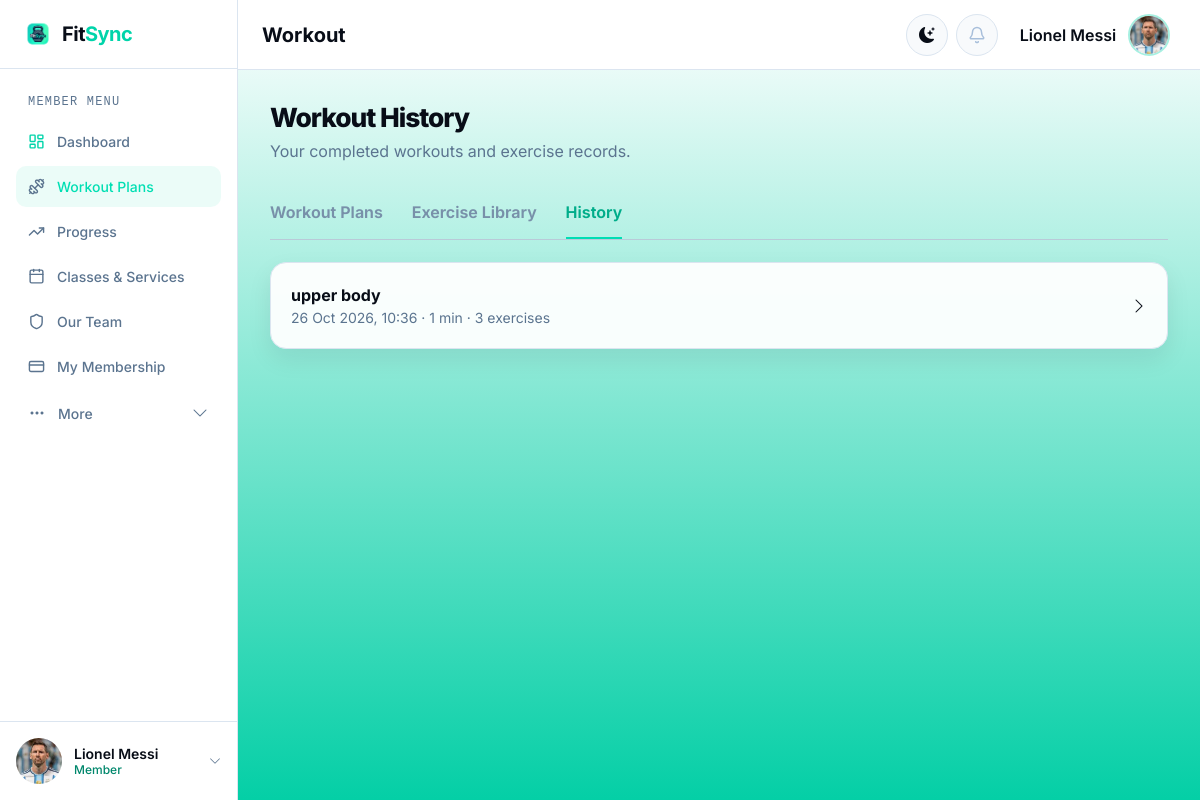
/workouts/history/ (signed in), run on an earlier commit of the app's database.
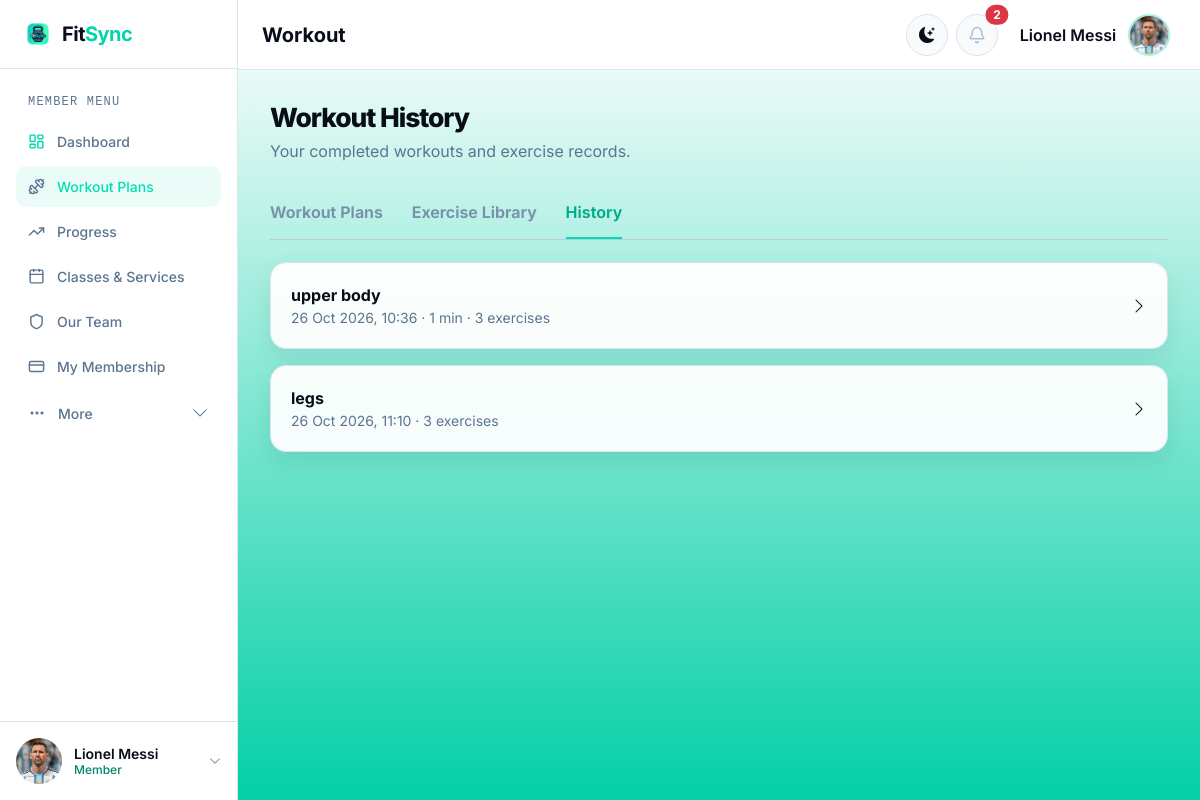
And on a later commit of the database.
### gym/models.py (models this page shows, shortened)
class WorkoutSession(models.Model):
    member = models.ForeignKey(
        settings.AUTH_USER_MODEL,
        on_delete=models.CASCADE,
        related_name="workout_sessions",
    )
    workout_plan = models.ForeignKey(
        WorkoutPlan,
        on_delete=models.SET_NULL,
        null=True,
        blank=True,
        related_name="sessions",
    )
    started_at = models.DateTimeField(default=timezone.now)
    completed_at = models.DateTimeField(null=True, blank=True)
    duration_minutes = models.PositiveIntegerField(null=True, blank=True)
    notes = models.TextField(blank=True)
    class Meta:
        ordering = ["-started_at"]
        db_table = "workouts_workoutsession"

class WorkoutPlan(models.Model):
    PLAN_TYPE_CHOICES = [("PERSONAL", "Personal"), ("COACH_ASSIGNED", "Coach Assigned")]
    member = models.ForeignKey(
        settings.AUTH_USER_MODEL, on_delete=models.CASCADE, related_name="workout_plans"
    )
    coach = models.ForeignKey(
        settings.AUTH_USER_MODEL,
        on_delete=models.SET_NULL,
        null=True,
        blank=True,
        related_name="assigned_workout_plans",
    )
    name = models.CharField(max_length=100)
    goal = models.CharField(max_length=255, blank=True)
    description = models.TextField(blank=True)
    workout_days = models.CharField(max_length=100, blank=True)
    plan_type = models.CharField(
        max_length=20, choices=PLAN_TYPE_CHOICES, default="PERSONAL"
    )
    is_active = models.BooleanField(default=True)
    created_at = models.DateTimeField(auto_now_add=True)
    updated_at = models.DateTimeField(auto_now=True)
    class Meta:
        db_table = "workouts_workoutplan"

### gym/views.py (the view)
# urls.py: path("history/", views.workout_history, name="history"),
@login_required
def workout_history(request):
    if not is_member(request.user):
        return HttpResponseForbidden("This page is for members.")
    sessions = (
        WorkoutSession.objects.filter(member=request.user, completed_at__isnull=False)
        .select_related("workout_plan")
        .annotate(exercise_count=Count("exercise_records__exercise", distinct=True))
    )
    return render(
        request,
        "member/workout_history.html",
        {"sessions": sessions, "active_sidebar": "history"},
    )

### gym/context_processors.py (called while the page is built)
def notification_menu(request):
    if not request.user.is_authenticated:
        return {}
    unread = Notification.objects.filter(recipient=request.user, is_read=False)
    today = timezone.localdate()
    notices = Notice.objects.filter(is_active=True, publish_date__lte=today).filter(
        expires_on__isnull=True
    ) | Notice.objects.filter(
        is_active=True, publish_date__lte=today, expires_on__gte=today
    )
    return {
        "notification_menu_items": unread[:5],
        "unread_notification_count": unread.count(),
        "active_gym_notices": notices.distinct()[:3],
    }

### gym/models.py (called while the page is built)
    @property
    def avatar_url(self):
        from django.templatetags.static import static
        if self.profile_picture:
            return self.profile_picture.url
        return static(self.avatar_static_path) if self.avatar_static_path else ""

### gym/views.py (called while the page is built)
def is_member(user):
    return user.is_authenticated and user.role == "MEMBER"

### templates/member/workout_history.html (shortened to what this page needs)
{% extends "layouts/member_base.html" %}
{% load static %}
{% block dashboard_heading %}
Workout
{% endblock %}
{% block extra_css %}
<link rel="stylesheet" href="{% static 'css/workouts.css' %}?v=3">
{% endblock %}
{% block dashboard_content %}
<div class="workout-page">
    <div class="page-heading">
        <h1>Workout History</h1>
        <p>Your completed workouts and exercise records.</p>
    </div>
    <div class="workout-tabs">
        <a
            href="{% url 'workouts:plans' %}"
            class="workout-tab"
        >
            Workout Plans
        </a>
        <a
            href="{% url 'workouts:exercise_library' %}"
            class="workout-tab"
        >
            Exercise Library
        </a>
        <a
            href="{% url 'workouts:history' %}"
            class="workout-tab active"
        >
            History
        </a>
    </div>
    {% if sessions %}
        <div class="d-grid gap-3">
            {% for session in sessions %}
                <a
                    class="workout-card text-decoration-none d-flex justify-content-between align-items-center gap-3"
                    href="{% url 'workouts:history_detail' session.id %}"
                >
                    <div>
                        <strong>
                            {{ session.workout_plan.name|default:"Workout" }}
                        </strong>
                        <div class="small text-muted">
                            {{ session.completed_at|date:"d M Y, H:i" }}
                            ·
                            {% if session.duration_minutes %}{{ session.duration_minutes }} min ·{% endif %}
                            {{ session.exercise_count }} exercises
                        </div>
                    </div>
                    <i class="bi bi-chevron-right"></i>
                </a>
            {% endfor %}
        </div>
    {% endif %}
</div>
{% endblock %}

### templates/includes/dashboard_topbar_actions.html (shortened to what this page needs)
{% load static %}
<div class="dashboard-topbar-actions d-flex align-items-center gap-2">
    <button class="btn theme-toggle" type="button" data-theme-toggle aria-label="Switch to dark mode" title="Switch theme">
        <i class="bi bi-moon-stars" data-theme-icon aria-hidden="true"></i>
    </button>
    <div class="dropdown">
        <button class="btn notification-toggle position-relative" type="button" data-bs-toggle="dropdown" aria-expanded="false" aria-label="Notifications">
            {% if request.user.role == "MEMBER" %}
                <img src="{% static 'img/member-dashboard/bell.svg' %}" alt="">
            {% else %}
                <i class="bi bi-bell" aria-hidden="true"></i>
            {% endif %}
            {% if unread_notification_count %}<span class="position-absolute top-0 start-100 translate-middle badge rounded-pill text-bg-danger">{{ unread_notification_count }}</span>{% endif %}
        </button>
    </div>
    <div class="dropdown">
        <button class="navbar-account-toggle dashboard-account-toggle" type="button" data-bs-toggle="dropdown" aria-expanded="false">
            <span class="navbar-account-name">{{ request.user.get_full_name|default:request.user.username }}</span>
            {% if request.user.member_profile.avatar_url %}
                <img class="navbar-account-avatar" src="{{ request.user.member_profile.avatar_url }}" alt="">
            {% elif request.user.coach_profile.photo_url %}
                <img class="navbar-account-avatar" src="{{ request.user.coach_profile.photo_url }}" alt="">
            {% else %}
                <span class="navbar-account-avatar navbar-account-initials" aria-hidden="true">
                    {% if request.user.first_name or request.user.last_name %}{{ request.user.first_name|slice:":1"|upper }}{{ request.user.last_name|slice:":1"|upper }}{% else %}{{ request.user.username|slice:":1"|upper }}{% endif %}
                </span>
            {% endif %}
        </button>
    </div>
</div>

What changed in the data, as far as the page shows it:
added WorkoutSession: workout_plan.name "legs", completed_at "26 Oct 2026, 11:10", exercise_count "3"
Also different on the page:
{{ unread_notification_count }}: (not shown) → "2"
